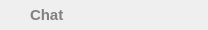
<?xml version="1.0" encoding="UTF-8"?>
<ui version="4.0">
 <class>chat_widget</class>
 <widget class="QWidget" name="chat_widget">
  <property name="geometry">
   <rect>
    <x>0</x>
    <y>0</y>
    <width>208</width>
    <height>30</height>
   </rect>
  </property>
  <property name="minimumSize">
   <size>
    <width>0</width>
    <height>30</height>
   </size>
  </property>
  <property name="maximumSize">
   <size>
    <width>16777215</width>
    <height>30</height>
   </size>
  </property>
  <property name="windowTitle">
   <string notr="true">Form</string>
  </property>
  <property name="styleSheet">
   <string notr="true">#btn {border-radius: 6px;}
#btn:hover, #btn:focus {background-color: #2A2A2A;}
#btn[checked=&quot;true&quot;] {background-color: #353535;}

#icon {
	margin: 4px;
	color: #808080;
}
#icon[highlight=&quot;true&quot;] {color: white;}

#label {
	font-size: 11pt;
	font-weight: 600;
	color: #808080;
}
#label[highlight=&quot;true&quot;] {color: white;}

#btn_settings {
	background: none;
	border: none;
	border-radius: 6px;
}

#btn_settings:hover, #btn_settings:focus {
	background-color: #353535;
}</string>
  </property>
  <layout class="QVBoxLayout" name="layout_widget">
   <property name="spacing">
    <number>0</number>
   </property>
   <property name="leftMargin">
    <number>0</number>
   </property>
   <property name="topMargin">
    <number>0</number>
   </property>
   <property name="rightMargin">
    <number>0</number>
   </property>
   <property name="bottomMargin">
    <number>0</number>
   </property>
   <item>
    <widget class="FrameButton" name="btn">
     <property name="cursor">
      <cursorShape>PointingHandCursor</cursorShape>
     </property>
     <property name="mouseTracking">
      <bool>true</bool>
     </property>
     <property name="focusPolicy">
      <enum>Qt::FocusPolicy::TabFocus</enum>
     </property>
     <layout class="QHBoxLayout" name="layout_btn" stretch="0,1,0">
      <property name="spacing">
       <number>3</number>
      </property>
      <property name="leftMargin">
       <number>3</number>
      </property>
      <property name="topMargin">
       <number>3</number>
      </property>
      <property name="rightMargin">
       <number>3</number>
      </property>
      <property name="bottomMargin">
       <number>3</number>
      </property>
      <item>
       <widget class="IconWidget" name="icon">
        <property name="minimumSize">
         <size>
          <width>24</width>
          <height>24</height>
         </size>
        </property>
        <property name="maximumSize">
         <size>
          <width>24</width>
          <height>24</height>
         </size>
        </property>
        <property name="text">
         <string notr="true"/>
        </property>
        <property name="pixmap">
         <pixmap resource="../../../resources/index.qrc">:/icons/text_chat</pixmap>
        </property>
        <property name="scaledContents">
         <bool>true</bool>
        </property>
       </widget>
      </item>
      <item>
       <widget class="QLabel" name="label">
        <property name="minimumSize">
         <size>
          <width>0</width>
          <height>24</height>
         </size>
        </property>
        <property name="maximumSize">
         <size>
          <width>16777215</width>
          <height>24</height>
         </size>
        </property>
        <property name="text">
         <string notr="true">Chat</string>
        </property>
       </widget>
      </item>
      <item>
       <widget class="QFrame" name="frame_buttons">
        <layout class="QHBoxLayout" name="layout_buttons">
         <property name="spacing">
          <number>0</number>
         </property>
         <property name="leftMargin">
          <number>0</number>
         </property>
         <property name="topMargin">
          <number>0</number>
         </property>
         <property name="rightMargin">
          <number>0</number>
         </property>
         <property name="bottomMargin">
          <number>0</number>
         </property>
         <item>
          <widget class="QPushButton" name="btn_settings">
           <property name="minimumSize">
            <size>
             <width>24</width>
             <height>24</height>
            </size>
           </property>
           <property name="maximumSize">
            <size>
             <width>24</width>
             <height>24</height>
            </size>
           </property>
           <property name="text">
            <string notr="true"/>
           </property>
           <property name="icon">
            <iconset resource="../../../resources/index.qrc">
             <normaloff>:/icons/settings</normaloff>:/icons/settings</iconset>
           </property>
           <property name="iconSize">
            <size>
             <width>12</width>
             <height>12</height>
            </size>
           </property>
          </widget>
         </item>
        </layout>
       </widget>
      </item>
     </layout>
    </widget>
   </item>
  </layout>
 </widget>
 <customwidgets>
  <customwidget>
   <class>FrameButton</class>
   <extends>QFrame</extends>
   <header>widgets.common</header>
   <container>1</container>
  </customwidget>
  <customwidget>
   <class>IconWidget</class>
   <extends>QLabel</extends>
   <header>widgets.common</header>
  </customwidget>
 </customwidgets>
 <resources>
  <include location="../../../resources/index.qrc"/>
 </resources>
 <connections/>
</ui>
